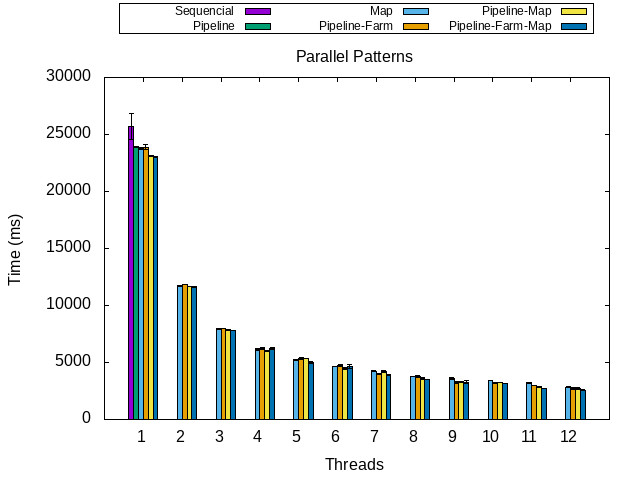

The gnuplot source for this figure:
reset

set terminal pdf enhanced
set output "example-1.pdf"

# set terminal jpeg
# set output "example-1.jpeg"

set title "Parallel Patterns" offset 0,-.5
set xlabel "Threads"
set ylabel "Time (ms)"

set key box
set key outside top center vertical maxrows 2 maxcols 6
set key autotitle columnheader
set key samplen 3 spacing 1 font ",9"

set style data histogram
set style histogram cluster gap 2 errorbars linewidth 1
set style fill solid border rgb "black"

set auto x

plot for [i=2:12:2] "example-1.dat" using i:i+1:xticlabels(1) title col(i) linewidth 1